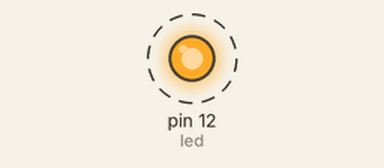
Simulated run of this sketch. Board: Arduino Uno, built with avr-gcc and run on an emulated ATmega328P. Shown: output pins drawn as LEDs (lit = HIGH). Dashed ring = blinking.

Above: at 0.5 s.
Timing chart, 0 to 4.6 s (numbered marks = the images above):
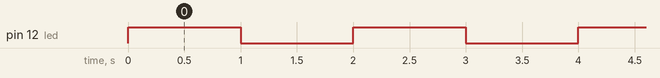

Measured:
- by itself, pin 12 (led): alternates HIGH for 1.0 s and LOW for 1.0 s

The sketch:

3_ARD.ino
```cpp
int led =12;
int led2 = 13;
int led3 = 10;
void setup() {
  // put your setup code here, to run once:
pinMode (led, OUTPUT);
}

void loop() {
  // put your main code here, to run repeatedly:
digitalWrite(led, HIGH);
delay(1000);
digitalWrite(led, LOW);
delay(1000);
}
```
